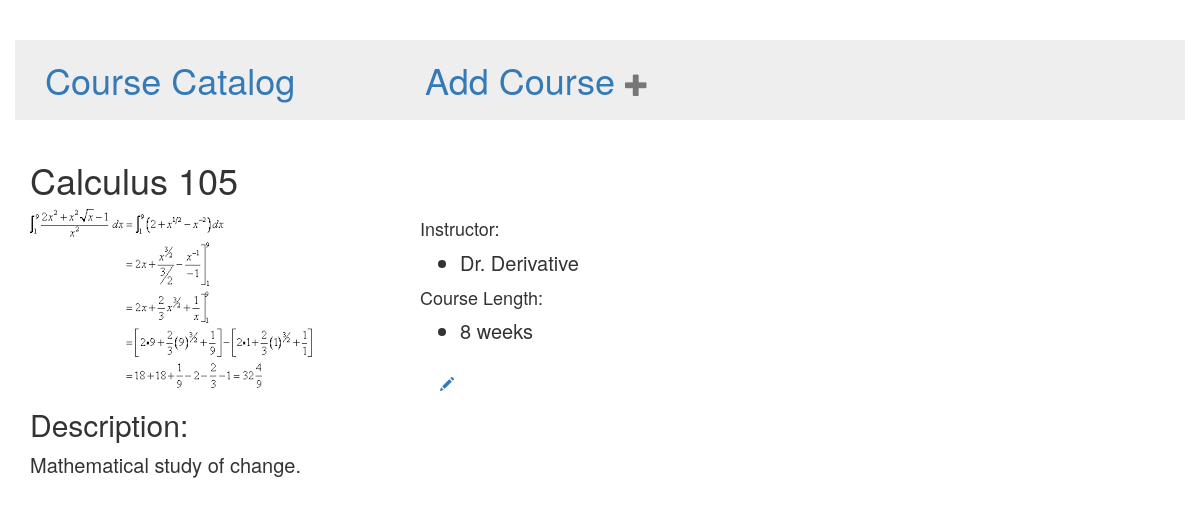
Screenshot of /course/12/ with the database file from the repository.
### main/models.py (models this page shows)
class Course(models.Model):
    title = models.CharField(max_length = 200)
    description = models.CharField(max_length = 300)
    instructor = models.CharField(max_length = 100)
    course_length = models.CharField(max_length=30, choices=DURATION, default=DURATION[0][0])
    art = models.ImageField(upload_to='uploads/')

### main/views.py (the view)
# urls.py: url(r'^course/(?P<pk>[0-9]+)/$', views.course_detail, name='course_detail'),
def course_detail(request, pk):
    course = get_object_or_404(Course, pk=pk)
    return render(request, 'main/course_detail.html', {'course': course})

### main/templates/main/course_detail.html
{% extends 'main/base.html' %}
{% block content %}
  <div class="row">
    <div class="col-sm-12">
      <h1  class = "course-template-title">{{ course.title }}</h1>
    </div>
    <div class="col-sm-6">
      <img src="{{ MEDIA_URL }}{{ course.art }}" alt="">
      <h2> Description: </h2>
      <p class = "course-template-bullet">{{ course.description }}</p>
    </div>
    <div class="col-sm-6">
      <h4>Instructor:</h4>
      <ul>
        <li class = "course-template-bullet">{{ course.instructor }}</li>
      </ul>
      <h4>Course Length:</h4>
      <ul>
        <li class = "course-template-bullet">{{ course.course_length}} weeks</li>
      </ul>
    </div>
    <a href="{% url 'course_edit' pk=course.pk %}" class="col-sm-1 col-sm-offset-3" style="margin: 20px;">
      <span class="glyphicon glyphicon-pencil edit-span">
      </span>
    </a>
  </div>
{% endblock content %}

### main/static/main.css (style rules this page uses)
.course-template-bullet { font-size: 20px; }

### rows the page displays
Course: title "Calculus 105", art (picture), description "Mathematical study of change.", instructor "Dr. Derivative", course_length "8"
